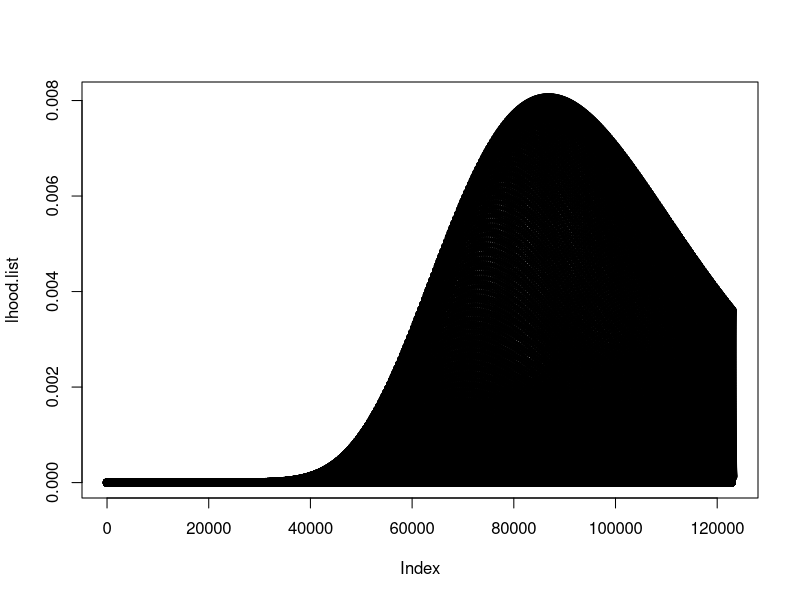

This figure's R source:
Nb <- seq(60, 400)
Ng <- seq(40, 400)
numcomb <- length(Nb)*length(Ng)
lhood.list <- c()
multiple <- choose(100,60)*choose(100,20)
nb.ng.list <- vector(mode = "list", length = numcomb)
i <- 1
for (nb in Nb) {
  for (ng in Ng) {
    pb <- nb/(nb+ng)
    pg <- 1 - pb
    pt <- 100/(nb+ng)
    lhood <- multiple * pb^60 * pg^40 * pt^20 * (1-pt)^80
    lhood.list <- append(lhood.list, lhood)
    nb.ng.list[[i]] <- c(nb, ng)
    i <- i+1
  }
}
plot(lhood.list)
optimal.nb.ng <- nb.ng.list[[which.max(lhood.list)]]
optimal.nb.ng




nb <- 280
ng <- 220
multiple <- choose(100,60)*choose(100,20)
pb <- nb/(nb+ng)
pg <- 1 - pb
pt <- 100/(nb+ng)
lhood1 <- multiple * pb^60 * pg^40 * pt^20 * (1-pt)^80
lhood1
nb <- 290
ng <- 210
multiple <- choose(100,60)*choose(100,20)
pb <- nb/(nb+ng)
pg <- 1 - pb
pt <- 100/(nb+ng)
lhood2 <- multiple * pb^60 * pg^40 * pt^20 * (1-pt)^80
lhood2